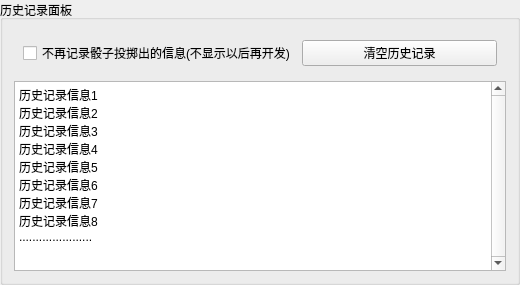
   <widget class="QGroupBox" name="g_history">
    <property name="geometry">
     <rect>
      <x>10</x>
      <y>585</y>
      <width>520</width>
      <height>285</height>
     </rect>
    </property>
    <property name="title">
     <string>历史记录面板</string>
    </property>
    <layout class="QVBoxLayout" name="verticalLayout_7">
     <item>
      <widget class="QGroupBox" name="groupBox_5">
       <property name="styleSheet">
        <string notr="true"> QGroupBox {border:none; }</string>
       </property>
       <property name="title">
        <string/>
       </property>
       <layout class="QGridLayout" name="gridLayout_3">
        <item row="0" column="1">
         <widget class="QPushButton" name="pushButton_clearHistoryInfo">
          <property name="text">
           <string>清空历史记录</string>
          </property>
         </widget>
        </item>
        <item row="0" column="0">
         <widget class="QCheckBox" name="checkBox_noRecordHistory">
          <property name="text">
           <string>不再记录骰子投掷出的信息(不显示以后再开发)</string>
          </property>
         </widget>
        </item>
       </layout>
      </widget>
     </item>
     <item>
      <widget class="QTextBrowser" name="textBrowser_history">
       <property name="verticalScrollBarPolicy">
        <enum>Qt::ScrollBarAlwaysOn</enum>
       </property>
       <property name="documentTitle">
        <string>ddd</string>
       </property>
       <property name="readOnly">
        <bool>true</bool>
       </property>
       <property name="html">
        <string>&lt;!DOCTYPE HTML PUBLIC &quot;-//W3C//DTD HTML 4.0//EN&quot; &quot;http://www.w3.org/TR/REC-html40/strict.dtd&quot;&gt;
&lt;html&gt;&lt;head&gt;&lt;meta name=&quot;qrichtext&quot; content=&quot;1&quot; /&gt;&lt;title&gt;ddd&lt;/title&gt;&lt;style type=&quot;text/css&quot;&gt;
p, li { white-space: pre-wrap; }
&lt;/style&gt;&lt;/head&gt;&lt;body style=&quot; font-family:'SimSun'; font-size:9pt; font-weight:400; font-style:normal;&quot;&gt;
&lt;p style=&quot; margin-top:0px; margin-bottom:0px; margin-left:0px; margin-right:0px; -qt-block-indent:0; text-indent:0px;&quot;&gt;&lt;span style=&quot; font-family:'SimSun';&quot;&gt;历史记录信息1&lt;/span&gt;&lt;/p&gt;
&lt;p style=&quot; margin-top:0px; margin-bottom:0px; margin-left:0px; margin-right:0px; -qt-block-indent:0; text-indent:0px;&quot;&gt;&lt;span style=&quot; font-family:'SimSun';&quot;&gt;历史记录信息2&lt;/span&gt;&lt;/p&gt;
&lt;p style=&quot; margin-top:0px; margin-bottom:0px; margin-left:0px; margin-right:0px; -qt-block-indent:0; text-indent:0px;&quot;&gt;&lt;span style=&quot; font-family:'SimSun';&quot;&gt;历史记录信息3&lt;/span&gt;&lt;/p&gt;
&lt;p style=&quot; margin-top:0px; margin-bottom:0px; margin-left:0px; margin-right:0px; -qt-block-indent:0; text-indent:0px;&quot;&gt;&lt;span style=&quot; font-family:'SimSun';&quot;&gt;历史记录信息4&lt;/span&gt;&lt;/p&gt;
&lt;p style=&quot; margin-top:0px; margin-bottom:0px; margin-left:0px; margin-right:0px; -qt-block-indent:0; text-indent:0px;&quot;&gt;&lt;span style=&quot; font-family:'SimSun';&quot;&gt;历史记录信息5&lt;/span&gt;&lt;/p&gt;
&lt;p style=&quot; margin-top:0px; margin-bottom:0px; margin-left:0px; margin-right:0px; -qt-block-indent:0; text-indent:0px;&quot;&gt;&lt;span style=&quot; font-family:'SimSun';&quot;&gt;历史记录信息6&lt;/span&gt;&lt;/p&gt;
&lt;p style=&quot; margin-top:0px; margin-bottom:0px; margin-left:0px; margin-right:0px; -qt-block-indent:0; text-indent:0px;&quot;&gt;&lt;span style=&quot; font-family:'SimSun';&quot;&gt;历史记录信息7&lt;/span&gt;&lt;/p&gt;
&lt;p style=&quot; margin-top:0px; margin-bottom:0px; margin-left:0px; margin-right:0px; -qt-block-indent:0; text-indent:0px;&quot;&gt;&lt;span style=&quot; font-family:'SimSun';&quot;&gt;历史记录信息8&lt;/span&gt;&lt;/p&gt;
&lt;p style=&quot; margin-top:0px; margin-bottom:0px; margin-left:0px; margin-right:0px; -qt-block-indent:0; text-indent:0px;&quot;&gt;&lt;span style=&quot; font-family:'SimSun';&quot;&gt;......................&lt;/span&gt;&lt;/p&gt;
&lt;p style=&quot;-qt-paragraph-type:empty; margin-top:0px; margin-bottom:0px; margin-left:0px; margin-right:0px; -qt-block-indent:0; text-indent:0px; font-family:'SimSun';&quot;&gt;&lt;br /&gt;&lt;/p&gt;&lt;/body&gt;&lt;/html&gt;</string>
       </property>
      </widget>
     </item>
    </layout>
   </widget>
